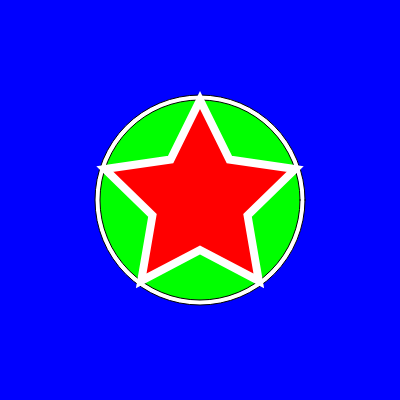
Frame 1 (no input)
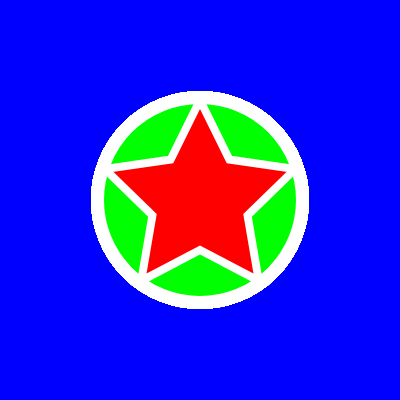
Frame 60 (no input)
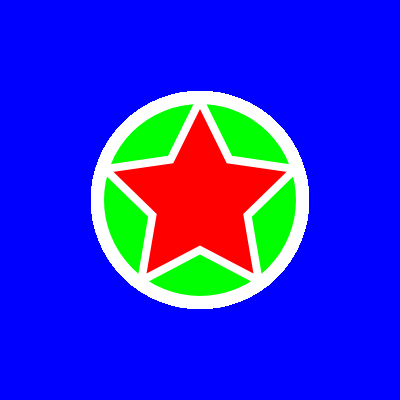
Frame 120 (the mouse pressed at the canvas centre since frame 60)

The p5.js sketch that drew these frames (run headless with seeded random() and noise() and a simulated clock; from frame 60 on, the mouse is pressed at the canvas centre):

// p5.js sketch
// ── sketch.js
function setup() {
  createCanvas(400, 400);
  background(0, 0, 255);
}

function draw() {
  fill(255);
  ellipse(width / 2, height / 2, 210, 210);

  fill(0, 255, 0); 
  ellipse(width / 2, height / 2, 200, 200);

  stroke(255);
  strokeWeight(8);
  fill(255, 0, 0);
  star(width / 2, height / 2, 50, 100, 5);
}
//drawing the star 
function star(x, y, radius1, radius2, npoints) {
  let angle = TWO_PI / npoints;
  let halfAngle = angle / 2.0;
  beginShape();
  for (let a = -PI / 2; a < TWO_PI - PI / 2; a += angle) {
    let sx = x + cos(a) * radius2;
    let sy = y + sin(a) * radius2;
    vertex(sx, sy);
    sx = x + cos(a + halfAngle) * radius1;
    sy = y + sin(a + halfAngle) * radius1;
    vertex(sx, sy);
  }
  endShape(CLOSE);
}
